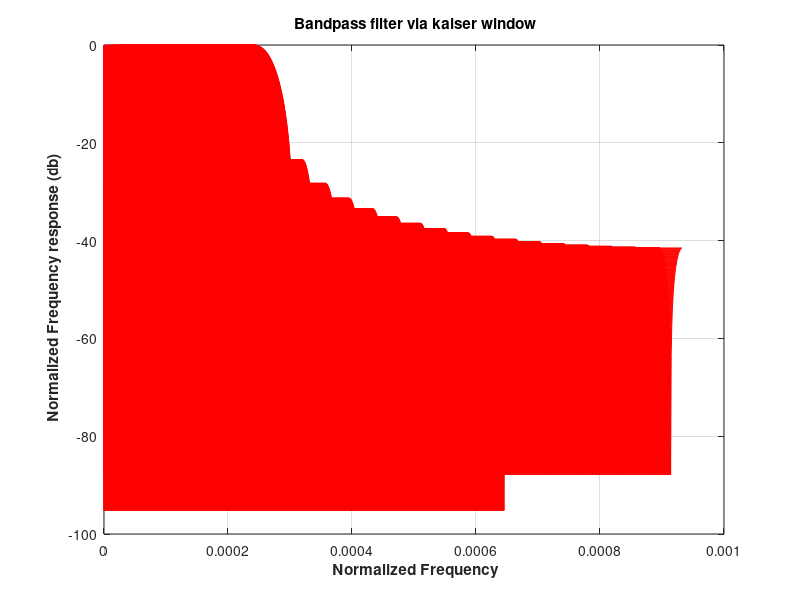

This chart was generated by the following MATLAB code:
clc
clear all
wp1 = 0.1*pi;
wp2 = 0.6*pi;
ws1 = 0.06*pi;
ws2 = 0.*pi;
wc1 = (wp1+ws1)/2;
wc2 = (wp2+ws2)/2;

m = 49;
n = linspace(0,m-1,m);
hd1 = sin(wc2*(n-(m-1)/2))./(pi*(n-((m-1)/2)));
hd1(((m-1)/2)+1)=wc2/pi;
hd2 = sin(wc1*(n-(m-1)/2))./(pi*(n-((m-1)/2)));
hd2(((m-1)/2)+1)=wc1/pi;
h = hd2-hd1;

beta = 1;
wi = kaiser(m,beta);
wii = [];
for i = 1:length(wi)
    wii(1,i)=wi(i,1);
end

h = h.*wii;

[H,w]=freqz(h,1,1024);
wn = w/(w*pi);
hn = abs(H)./max(abs(H));
hn1 = 20*log10(hn);
plot(wn,hn1,'r')
grid
xlabel('\bf Normalized Frequency')
ylabel('\bf Normalized Frequency response (db)')
title('\bf Bandpass filter via kaiser window')


